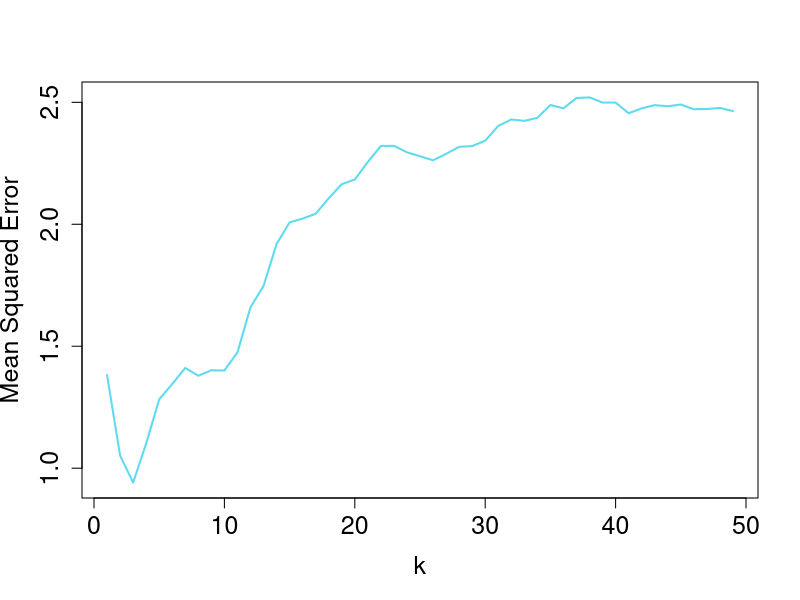

Write the R code that produced this figure.
require(datasets)
require(class)
require(grDevices)
require(lattice)

### Simulated Process ###
n = 50  # sample size
Xis = rnorm(n)  # realizations of X
E = rnorm(n)  # realizations of epsilon
RC = function(x) sin(2 * pi * x) - x^2  # regression curve
Yis = RC(Xis) + E  # dependent variables

### knn regression function ###
knn.reg = function(x, xis, yis, k) {
    knn.reg = rep(NA, times = length(x))
    for (i in 1:length(x)) {
        distances = abs(x[i] - xis)
        knn.reg[i] = mean(yis[order(distances)][1:k])
    }
    knn.reg
}

### MAEleaveOneOut Function ###

SEkNN = function(k, x, y, p) {
    # squared error function
    yhat = knn.reg(x[p], x[-p], y[-p], k)  # predicted y value
    e = (yhat - y[p])^2  # squared error of prediction
    return(e)
}

### Find k_CV ###

listk = matrix(0, n - 1, n)  # object for ks and es
for (k in 1:(n - 1)) {
    # loop for possible ks possible dropped obs.
    for (p in 1:n) {
        listk[k, p] = SEkNN(k, Xis, Yis, p)
    }
}  # knn.reg required
MSEkNN = (n)^(-1) * rowSums(listk)  # Mean squared error
k_CV = match(min(MSEkNN), MSEkNN)  # cross validated k
k_CV
k = 1:49
### Plot ###

par(cex.axis = 1.5, cex.lab = 1.5, pch = 19, cex = 1)
plot(k, MSEkNN, type = "l", xlab = "k", ylab = "Mean Squared Error", col = rgb(0.1, 0.8, 0.9, alpha = 0.7), lwd = 2)